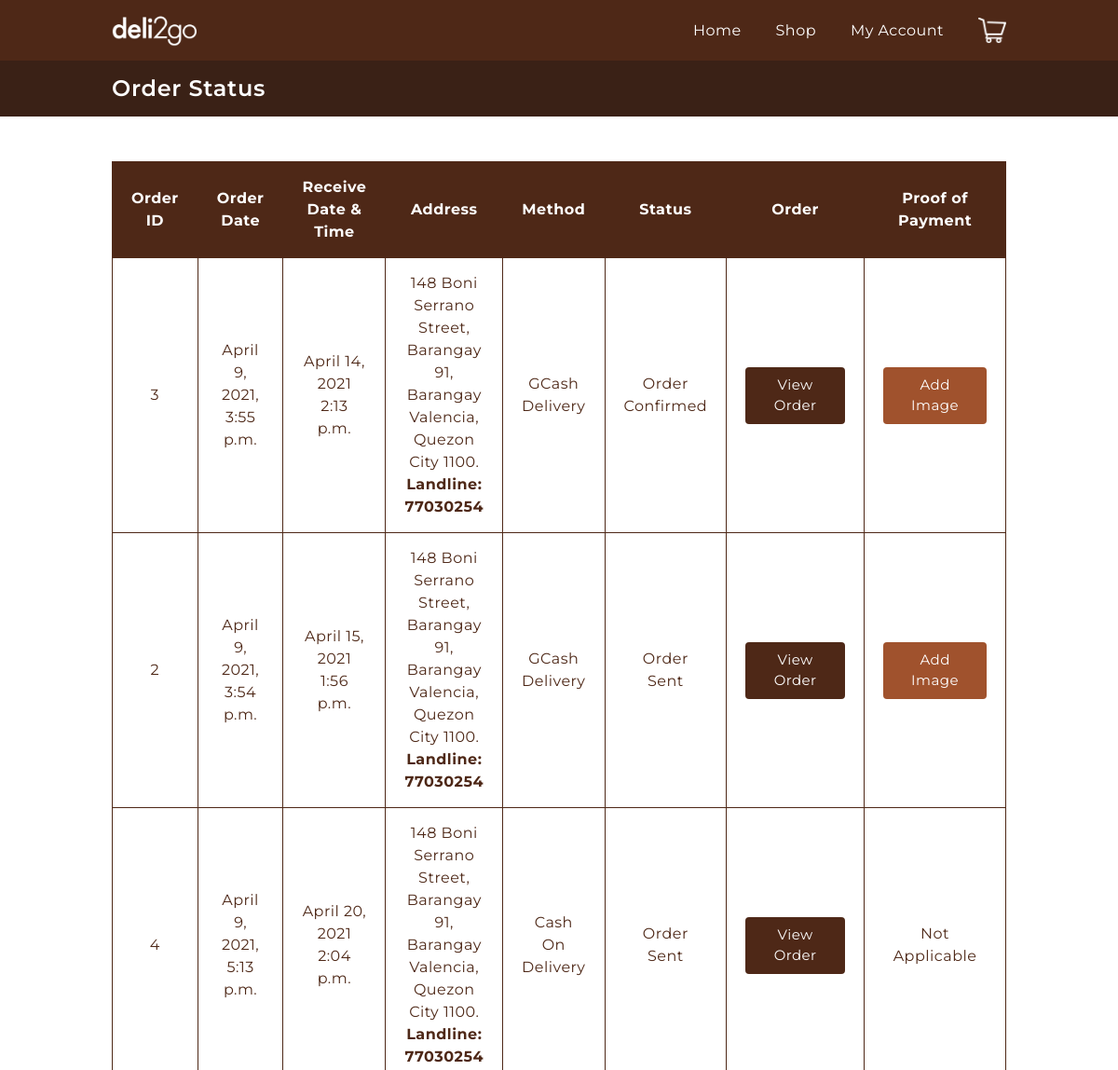
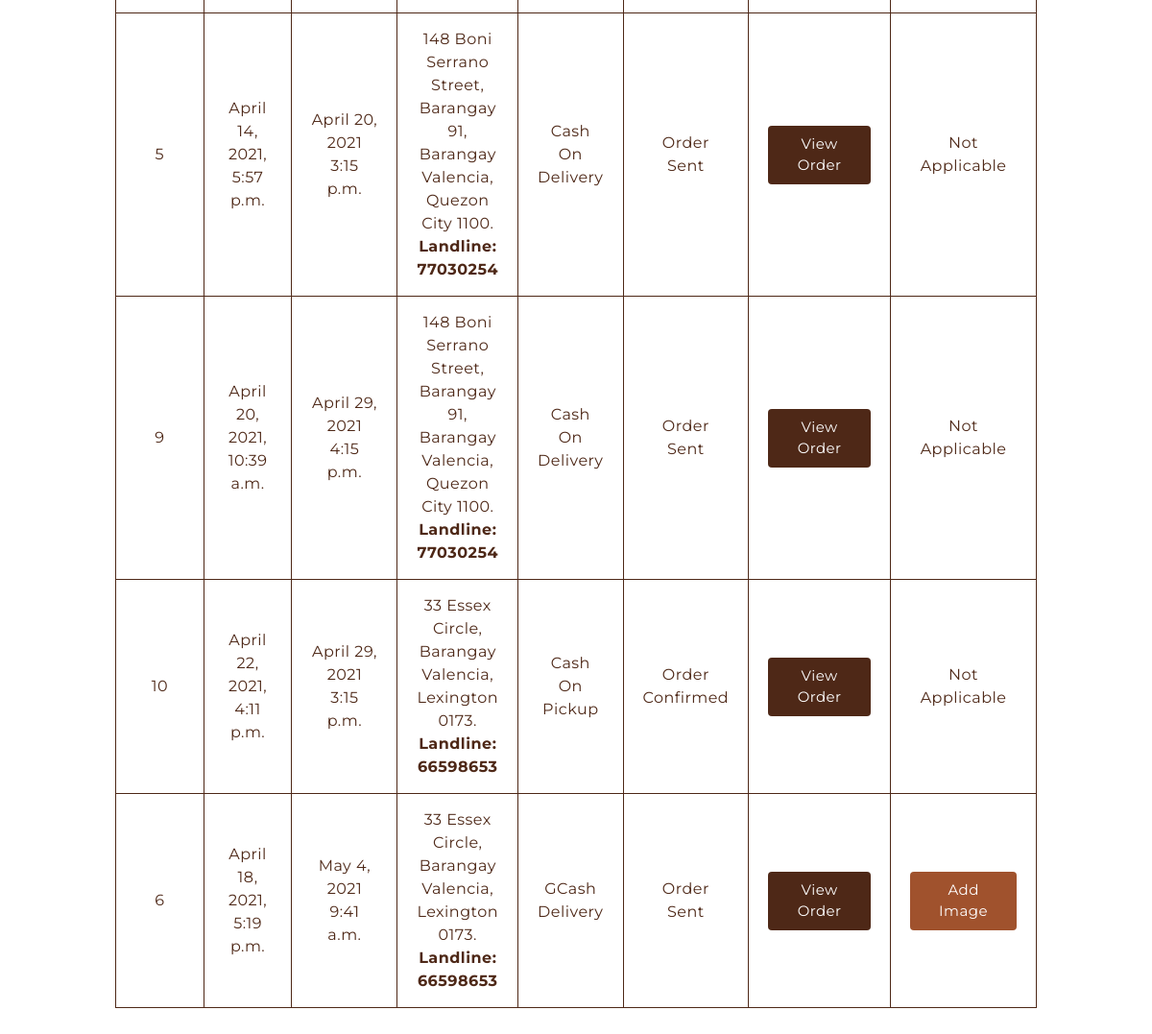
Screenshot of /order_status/ (signed in) with the database file from the repository (2 pictures, top to bottom).
### cashier/models.py (models this page shows, shortened)
class Order(models.Model):
    order_date = models.DateTimeField(auto_now_add=True)
    receive_date = models.DateField(null=True)
    receive_time = models.TimeField(null=True)
    proof_of_payment = models.ImageField(null=True, blank=True)
    delivery_fee = models.DecimalField(max_digits=6, decimal_places=2, null=True, blank=True)
    complete = models.BooleanField(default=False)
    payment_method = models.ForeignKey(PaymentMethod, on_delete=models.SET_NULL, null=True, blank=True)
    order_status = models.ForeignKey(OrderStatus, on_delete=models.SET_NULL, null=True)
    customer = models.ForeignKey(Customer, on_delete=models.CASCADE)
    address = models.ForeignKey(Address, on_delete=models.SET_NULL, null=True, blank=True)
    driver = models.ForeignKey(Driver, on_delete=models.SET_NULL, null=True, blank=True)
    @property
    def get_overall_total(self):
        ordered_items = self.ordereditem_set.all()
        total = sum([item.get_total for item in ordered_items]) + self.delivery_fee
        return total

class Address(models.Model):
    street_address = models.CharField(max_length=70)
    barangay = models.CharField(max_length=50)
    city = models.CharField(max_length=50)
    zip_code = models.CharField(max_length=4)
    home_phone = models.CharField(max_length=8)
    customer = models.ForeignKey(Customer, on_delete=models.CASCADE)
    def __str__(self):
        return f"{self.street_address}, {self.barangay}, {self.city} {self.zip_code}"

class PaymentMethod(models.Model):
    method = models.CharField(max_length=50)
    def __str__(self):
        return self.method

class OrderStatus(models.Model):
    status = models.CharField(max_length=50)
    def __str__(self):
        return self.status

### customer/views.py (the view)
# urls.py: path('order_status/', views.order_status, name="order-status"),
def order_status(request):
    orders = Order.objects.filter(customer=request.user.customer, complete=True).order_by("receive_date")
    ordered_items = OrderedItem.objects.all()
    context = {
            "orders":orders,
            "ordered_items":ordered_items
        }
    return render(request, 'customer/dashboard/orders/order_status.html', context)

### cashier/models.py (called while the page is built)
    @property
    def get_total(self):
        total = self.item.price * self.quantity
        return total

### templates/customer/dashboard/orders/order_status.html (shortened to what this page needs)
{% extends 'base.html' %} {% load static %}
{% block topbar %}
<h4>Order Status</h4>
{% endblock topbar %}
{% block content %}
<main class="order-status my-5 w-80 mx-auto">
    <table class="text-center">
        <thead>
            <tr>
                <th>Order ID</th>
                <th>Order Date</th>
                <th>Receive Date & Time</th>
                <th>Address</th>
                <th>Method</th>
                <th>Status</th>
                <th>Order</th>
                <th>Proof of Payment</th>
            </tr>
        </thead>
        <tbody>
            {% for order in orders %}
                <tr>
                    <td>{{order.id}}</td>
                    <td>{{order.order_date}}</td>
                    <td>{{order.receive_date}} <br> {{order.receive_time}}</th>
                    <td>{{order.address}}. <br> <strong>Landline: {{order.address.home_phone}}</strong></td>
                    <td>{{order.payment_method}}</td>
                    <td>{{order.order_status}}</td>
                    <td class="wide-column"><button class="view-order bg-darkbrown" data-product={{order.id}}>View Order</button></td>
                    {% if order.payment_method.method == "GCash Delivery" %}
                    <td class="wide-column"><a href="{% url 'upload-proof' order.id %}"><button class="bg-sienna">Add Image</button></a></td>
                    {% else %}
                    <td>Not Applicable</td>
                    {% endif %}
                </tr>
            {% endfor %}
        </tbody>
    </table>
</main>
{% endblock content %}

### static/css/styles.css (style rules this page uses)
:root { --darkbrown: #4e2817; --lightbrown: #886455; }
* { margin: 0; padding: 0; box-sizing: border-box !important; letter-spacing: 0.03em; }
html, body { overflow-x: hidden; }
body { font-family: 'Montserrat', sans-serif; font-weight: 400; color: var(--darkbrown); }
table { width: 100%; }
td, th, tr { border: 1px solid var(--darkbrown); padding: 15px 20px; }
th { background: var(--darkbrown); color: white; }
td button { font-size: 15px; }
h1, h2, h3, h4, h5, h6 { margin: 0 !important; font-weight: 600; }
a { text-decoration: none; color: inherit; }
button { border: none; border-radius: 4px; color: #ffffff; padding: 8px 15px; }
.wide-column { width: 160px; }
.bg-darkbrown { background: var(--darkbrown); }
.bg-sienna { background: sienna; }
.w-80 { width: 80%; }

### rows the page displays
Order: id "3", order_date "April 9, 2021, 3:55 p.m.", receive_date "April 14, 2021", receive_time "2:13 p.m.", address "148 Boni Serrano Street, Barangay 91, Barangay Valencia, Quezon City 1100", address.home_phone "77030254", payment_method "GCash Delivery", order_status "Order Confirmed", shows "Add Image"
Order: id "2", order_date "April 9, 2021, 3:54 p.m.", receive_date "April 15, 2021", receive_time "1:56 p.m.", address "148 Boni Serrano Street, Barangay 91, Barangay Valencia, Quezon City 1100", address.home_phone "77030254", payment_method "GCash Delivery", order_status "Order Sent", shows "Add Image"
Order: id "4", order_date "April 9, 2021, 5:13 p.m.", receive_date "April 20, 2021", receive_time "2:04 p.m.", address "148 Boni Serrano Street, Barangay 91, Barangay Valencia, Quezon City 1100", address.home_phone "77030254", payment_method "Cash On Delivery", order_status "Order Sent", shows "Not Applicable"
Order: id "5", order_date "April 14, 2021, 5:57 p.m.", receive_date "April 20, 2021", receive_time "3:15 p.m.", address "148 Boni Serrano Street, Barangay 91, Barangay Valencia, Quezon City 1100", address.home_phone "77030254", payment_method "Cash On Delivery", order_status "Order Sent", shows "Not Applicable"
Order: id "9", order_date "April 20, 2021, 10:39 a.m.", receive_date "April 29, 2021", receive_time "4:15 p.m.", address "148 Boni Serrano Street, Barangay 91, Barangay Valencia, Quezon City 1100", address.home_phone "77030254", payment_method "Cash On Delivery", order_status "Order Sent", shows "Not Applicable"
Order: id "10", order_date "April 22, 2021, 4:11 p.m.", receive_date "April 29, 2021", receive_time "3:15 p.m.", address "33 Essex Circle, Barangay Valencia, Lexington 0173", address.home_phone "66598653", payment_method "Cash On Pickup", order_status "Order Confirmed", shows "Not Applicable"
Order: id "6", order_date "April 18, 2021, 5:19 p.m.", receive_date "May 4, 2021", receive_time "9:41 a.m.", address "33 Essex Circle, Barangay Valencia, Lexington 0173", address.home_phone "66598653", payment_method "GCash Delivery", order_status "Order Sent", shows "Add Image"
